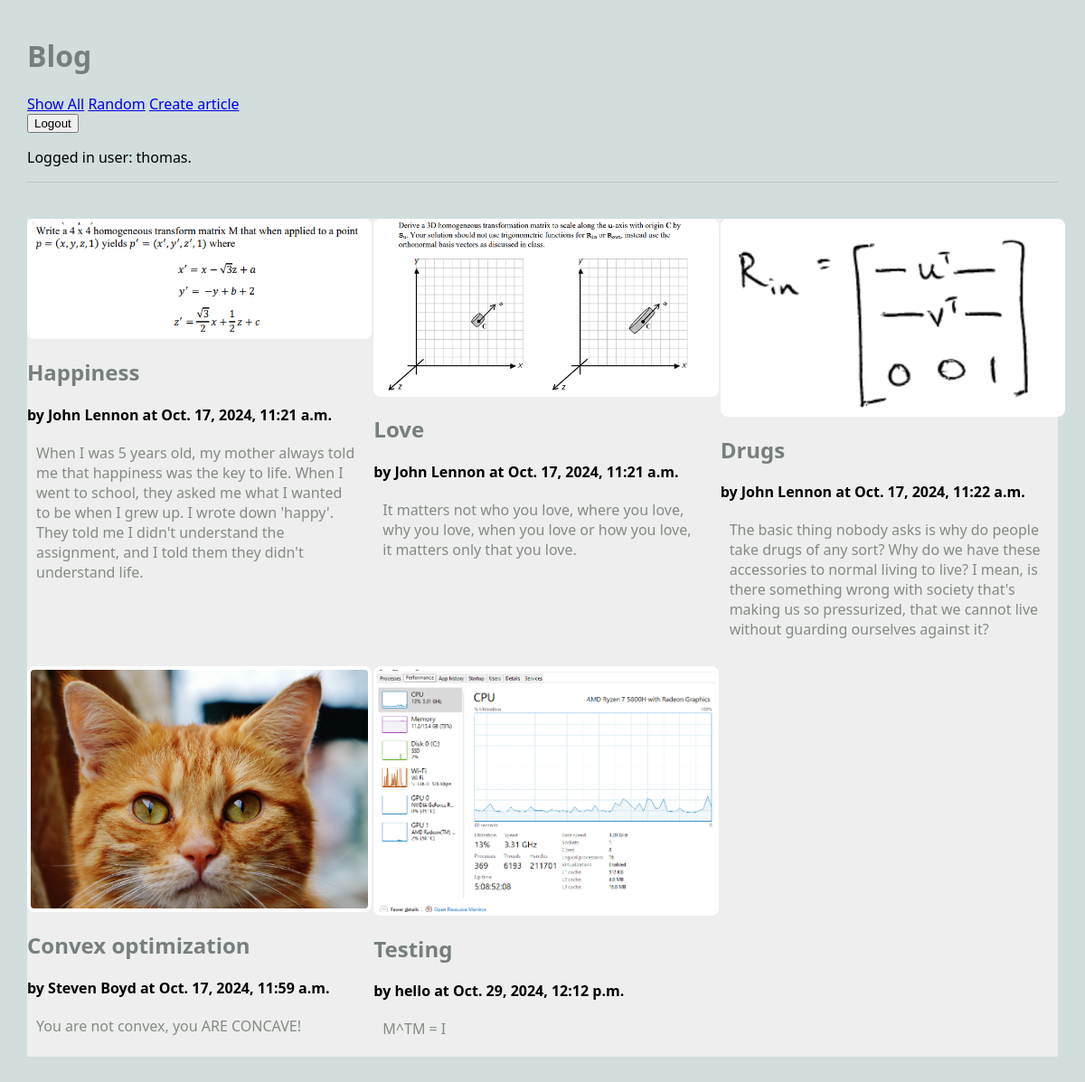
The app's page /blog/show_all (signed in) with its own data.
### blog/models.py (models this page shows, shortened)
class Article(models.Model):
    user = models.ForeignKey(User, on_delete=models.CASCADE)
    title = models.TextField(blank=False)
    author = models.TextField(blank=False)
    text = models.TextField(blank=False)
    published = models.DateTimeField(auto_now=True)
    image_file = models.ImageField(blank = True)

### blog/views.py (the view)
# urls.py: path(r'show_all', views.ShowAllView.as_view(), name='show_all_one'),
class ShowAllView(ListView):
    model = Article #the model to display
    template_name = 'blog/show_all.html'
    context_object_name = 'articles'
    def dispatch(self, *args, **kwargs):
        print(f"ShowAllView.dispatch; self.request.user = {self.request.user}")
        return super().dispatch(*args, **kwargs)

### blog/templates/blog/show_all.html (shortened to what this page needs)
{% extends 'blog/base.html' %}
{% block content %}
<main class="grid-container">
    {% for a in articles %}
    <article>
        <a href="{% url 'article' a.pk %}">
            {% if a.image_file %}
            <img src="{{a.image_file.url}}" alt="{{a.image_file.url}}">
            {% else %}
            No image_file available.
            {% endif %}
        </a>
        <div>
        <h2>{{a.title}}</h2>
        <strong>by {{a.author}} at {{a.published}}</strong>
        <p>
        {{a.text}}
        </p>
        </div>
    </article>
    {% endfor %}
</main>
{% endblock %}

### blog/templates/blog/base.html (shortened to what this page needs)
{% load static %}
<html>
    <head>
        <link rel="stylesheet" href="{% static 'styles-blog.css' %}">
    </head>
    <body>
        <header>
            <h1>Blog</h1>
            <nav>
                <ul>
                    <li><a href="{% url 'show_all_one' %}">Show All</a></li>
                    <li><a href="{% url 'random' %}">Random</a></li>
                    {% if request.user.is_authenticated %}
                    <li><a href = "{% url 'create_article' %}">Create article</a></li>
                    <form action = "{% url 'logout' %}" method = "POST">
                        <input type = "submit" value = "Logout">
                    </form>
                    {% else %}
                    <li><a href = "{% url 'login2' %}"> Login </a></li>
                    {% endif %}
                    {% if request.user.is_authenticated %}
                    Logged in user: {{ request.user }}.
                    {% else %}
                    Not logged in.
                    {% endif %}
                </ul>
            </nav>
        </header>
    {% block content %}
    {% endblock %}
    </body>
</html>

### static/styles-blog.css (style rules this page uses)
body { margin: 30px; background: #d1dedd; font-family:'Segoe UI', Tahoma, Geneva, Verdana, sans-serif; }
ul, li { padding: 0px; list-style-type: none; }
h1, h2, h3 { color: #767f7e; }
p { color: #828b82; }
header { max-width: 1200px; margin: 40px auto; border-bottom: 1px solid #bbc7c7; }
.grid-container { background: #eee; max-width: 900px; display: grid; grid-template-columns: repeat(3, 1fr); grid-gap: 10px; max-width: 1200px; margin: 20px auto; }
article img, article.featured img { width: 100%; border: 4px solid #fff; border-radius: 8px; }
article p, article h3 { margin: 20px 10px; }
nav li { display: inline; }

### records on screen
Article: image_file (picture), title "Happiness", author "John Lennon", published "Oct. 17, 2024, 11:21 a.m.", text "When I was 5 years old, my mother always told me that happiness was the key to life. When I went to school, they asked me what I wanted to be when I grew up. I wrote down 'happy'. They told me I didn't understand the assignment, and I told them they didn't understand life."
Article: image_file (picture), title "Love", author "John Lennon", published "Oct. 17, 2024, 11:21 a.m.", text "It matters not who you love, where you love, why you love, when you love or how you love, it matters only that you love."
Article: image_file (picture), title "Drugs", author "John Lennon", published "Oct. 17, 2024, 11:22 a.m.", text "The basic thing nobody asks is why do people take drugs of any sort? Why do we have these accessories to normal living to live? I mean, is there something wrong with society that's making us so pressurized, that we cannot live without guarding ourselves against it?"
Article: image_file (picture), title "Convex optimization", author "Steven Boyd", published "Oct. 17, 2024, 11:59 a.m.", text "You are not convex, you ARE CONCAVE!"
Article: image_file (picture), title "Testing", author "hello", published "Oct. 29, 2024, 12:12 p.m.", text "M^TM = I"

### other values on screen
{{ request.user }} "thomas"
